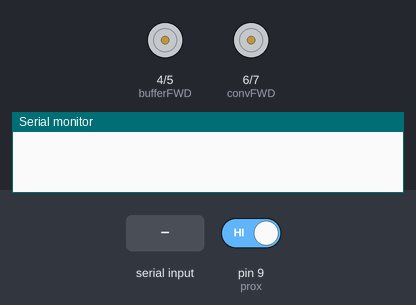
Bench run of a sketch on a simulated Arduino Uno, built with avr-gcc and run on an emulated ATmega328P. Parts: motor-driver pin pairs drawn as motors (green arrow = first pin HIGH = forward, orange = second pin HIGH = backward, longer = more drive), the last lines printed to the serial monitor. Inputs (shaded band) come from the test bench; at power-on: pin 9 (prox) HIGH.

Above: at 1.2 s.
1.3 s: "START\n" received over Serial
At 1.8 s:
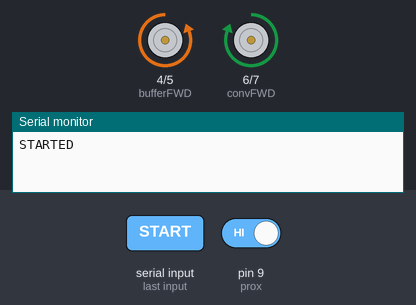
2.8 s: pin 9 (prox) driven LOW
At 4.0 s:
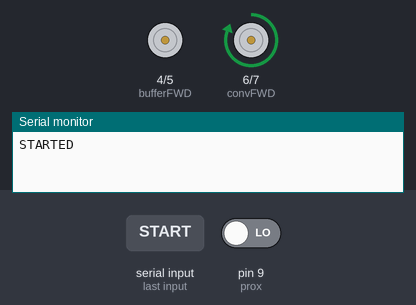
7.3 s: "RESUME\n" received over Serial
At 8.5 s:
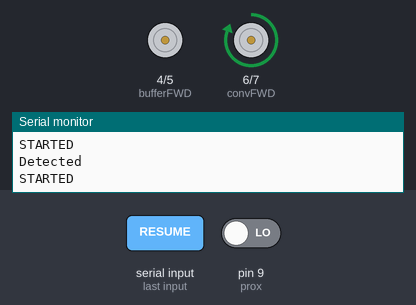
8.8 s: "BUFFER\n" received over Serial
At 9.9 s:
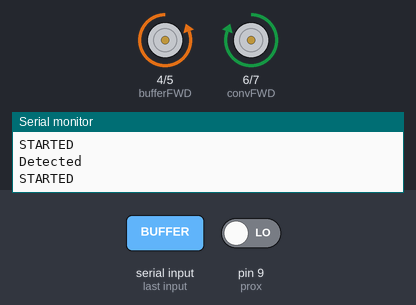
Timing chart, 0 to 11.3 s (numbered marks = the images above; inputs shaded):
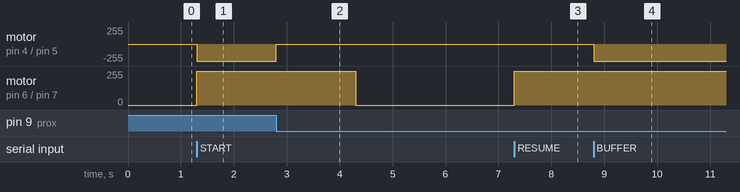

Measured:
- after the input at 1.3 s, motor on pin 4 (bufferFWD) / pin 5 (bufferREV): stopped → backward 255/255 at once; motor on pin 6 (convFWD) / pin 7 (convREV): stopped → forward 255/255 at once
- after the input at 2.8 s, motor on pin 4 (bufferFWD) / pin 5 (bufferREV): backward 255/255 → stopped at once; motor on pin 6 (convFWD) / pin 7 (convREV): forward 255/255 → stopped after 1.5 s
- after the input at 7.3 s, motor on pin 6 (convFWD) / pin 7 (convREV): stopped → forward 255/255 at once
- after the input at 8.8 s, motor on pin 4 (bufferFWD) / pin 5 (bufferREV): stopped → backward 255/255 at once

The sketch:

serial_Ard_Conv.ino
```cpp
/* Define Ports for Conveyance Arduino. Controls detection proxy, conveyor motor and input buffer motor */
#define prox 9

#define convFWD 6
#define convREV 7
#define bufferFWD 4
#define bufferREV 5

// Used to control what state the Arduino is in. STOPPED means not running, RUNNING means running, PAUSED means not running because something has been detected
enum State {
  STOPPED = 0,
  RUNNING,
  PAUSED
};

// Define global variables
const long int baudRate = 230400;
enum State state;

boolean proxDetect;
boolean proxDetPrev;

boolean startBuffer;

void setup() {
  Serial.begin(baudRate); // Begin Serial comms. at specified baud rate
  Serial.setTimeout(1); // Timeout Serial after one second

  state = STOPPED; // Set system state to STOPEPD

  // Set defined pin modes
  pinMode(convFWD,OUTPUT);
  pinMode(convREV,OUTPUT);
  pinMode(bufferFWD,OUTPUT);
  pinMode(bufferREV,OUTPUT);

  // Used to start the buffer upon starting the process
  startBuffer = true;
}

void loop() {
  // Data from Raspberry Pi
  String data;

  // Checks if Data is available in Serial Buffer and parses it until \n character.
  if (Serial.available() > 0) {
    String data = Serial.readStringUntil('\n');

    /*
      If Input is PING, send PONG Response
      If Input is OFF or STOPPED, set system state to STOPPED and send respective feedback to Pi
      If Input is START or RESUME, set system state to RUNNING and send feedback
        If specifically RESUME, move restart the motors where applicable and wait for 1 second. This allows for the tomato to move away from the detection proxy
        without accidentally re-triggering it.
      If Input is BUFFER, (re-)start the buffer operation
    */
    if (data.indexOf("PING")!= -1) {
      Serial.println("PONG1");
    } else if (data.indexOf("OFF") != -1) {
      state = STOPPED;
      Serial.println("OFF");
    } else if (data.indexOf("STOP") != -1) {
      state = STOPPED;
      Serial.println("STOPPED");
    } else if (data.indexOf("START") != -1) {
      state = RUNNING;
      Serial.println("STARTED");
    } else if (data.indexOf("RESUME")!= -1) {
      state = RUNNING;
      Serial.println("STARTED");
      digitalWrite(convFWD, HIGH);
      digitalWrite(convREV, LOW);

      digitalWrite(bufferFWD, LOW);
      digitalWrite(bufferREV, startBuffer);
      delay(1000);
    } else if (data.indexOf("BUFFER") != -1) {
      startBuffer = true;
    }
  }

  // proxyDetect and proxyDetPrev is used to ensure that a tomato is detected by the proxy on a negative falling edge
  proxDetect = digitalRead(prox);

  /* If the system State is RUNNING, run conveyor and input buffer where applicable. If a tomato is detected, set system state to PAUSED */
  if (state == RUNNING) {
    if (!proxDetect && proxDetPrev) {
      state = PAUSED;
      digitalWrite(bufferFWD, LOW);
      digitalWrite(bufferREV, LOW);
      delay(1500);
    }

    digitalWrite(convFWD, HIGH);
    digitalWrite(convREV, LOW);

    digitalWrite(bufferFWD, LOW);
    digitalWrite(bufferREV, startBuffer);

  // If the system state is PAUSED, stop the input buffer and conveyor, send a detected feedback to the PI, and set system state to STOPPED
  } else if (state == PAUSED) {
    digitalWrite(convFWD, LOW);
    digitalWrite(convREV, LOW);

    digitalWrite(bufferFWD, LOW);
    digitalWrite(bufferREV, LOW);

    startBuffer = false;

    Serial.println("Detected");

    state = STOPPED;

  // If System State is STOPPED, stop all conveyor and input buffer operations
  } else if (state == STOPPED) {
    digitalWrite(convFWD, LOW);
    digitalWrite(convREV, LOW);

    digitalWrite(bufferFWD, LOW);
    digitalWrite(bufferREV, LOW);
  }
  proxDetPrev = proxDetect;
}
```
